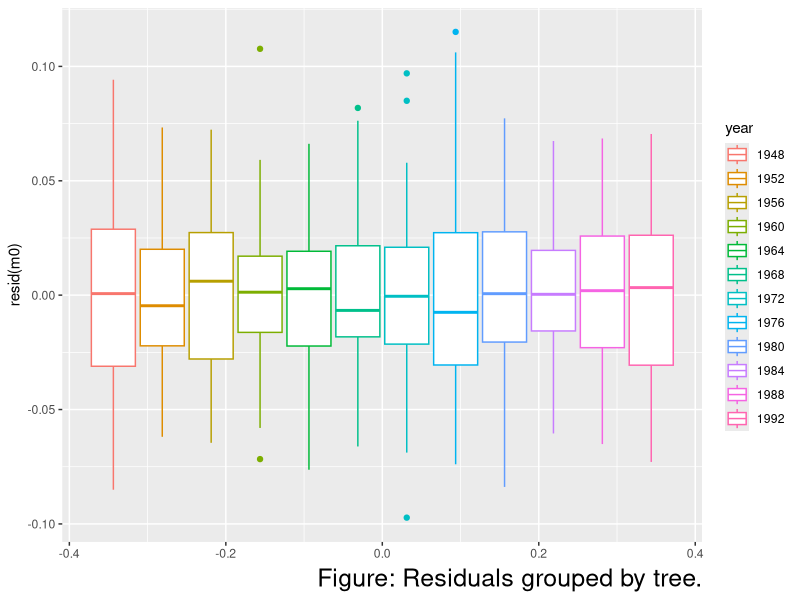

This figure's R source:
## ---- chunk 1
knitr::opts_chunk$set(echo = TRUE)
## ---- chunk 2
library("readr") # to load data
data <- read_table("4_US_elections.txt")
northeast = c(7, 8, 19, 20, 21, 29, 30, 32, 38, 39, 45, 48)
south = c(1, 4, 9, 10, 17, 18, 24, 33, 36, 40, 42, 43, 46)
midwest = c(13, 14, 15, 16, 22, 23, 25, 27, 34, 35, 41, 49)
west = c(2, 3, 5, 6, 11, 12, 26, 28, 31, 37, 44, 47, 50)

data$region <- ifelse(data$state %in% northeast, "northeast",
                      ifelse(data$state %in% south, "south",
                             ifelse(data$state %in% midwest, "midwest",
                                    ifelse(data$state %in% west, "west", NA))))

## ---- chunk 3
library(tidyverse)
data = data %>% mutate(year = as.factor(year))
m0 = lm(Dvote ~ . - constant - n2 - n3 - n4 - s6 - region, data = data)
# Create a new data frame with residuals
residuals <- data.frame(resid = residuals(m0))

# Add region information to residuals data frame
data = na.omit(data)
residuals$region <- data$region


data %>% ggplot(mapping=aes(y=resid(m0),col=year), main="s") + geom_boxplot() + labs(caption="Figure: Residuals grouped by tree.") + theme(plot.caption = element_text(size=18))
